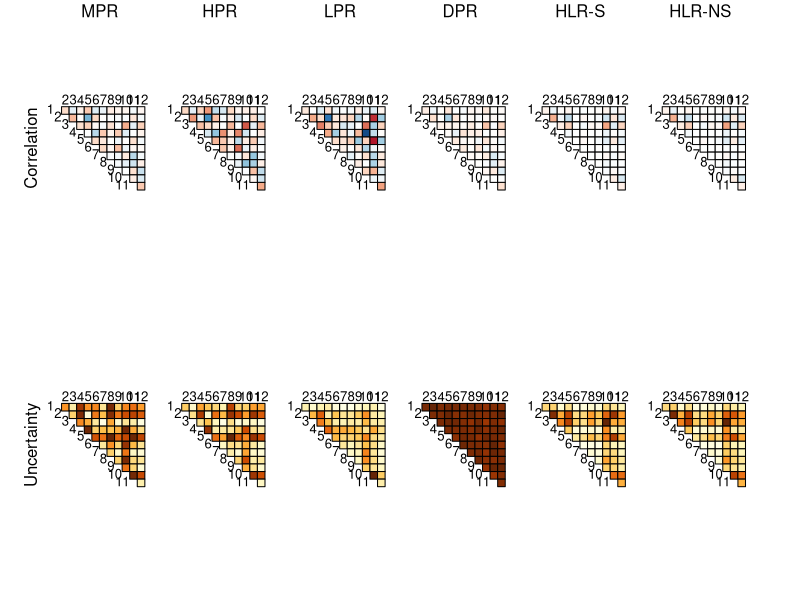

Source code (R):
###########################
###### Load Packages ######
###########################

library(corrplot)
library(openxlsx)
library(ggplot2)
library(RColorBrewer)

###########################
###### Read in csvs #######
###########################

# Pollock mean/lower/upper/uncertainty

Pollock_Rho_Mean <- read.csv("Rho_mean_Eucalypt_Pollock.csv")
rownames(Pollock_Rho_Mean) <- Pollock_Rho_Mean[,1]
Pollock_Rho_Mean <- Pollock_Rho_Mean[,-1]
Pollock_Rho_Mean <- as.matrix(Pollock_Rho_Mean)
colnames(Pollock_Rho_Mean) <- rownames(Pollock_Rho_Mean) <- 1:ncol(Pollock_Rho_Mean)

Pollock_Rho_Lower <- read.csv("Rho_lower_Eucalypt_Pollock.csv")
rownames(Pollock_Rho_Lower) <- Pollock_Rho_Lower[,1]
Pollock_Rho_Lower <- Pollock_Rho_Lower[,-1]
Pollock_Rho_Lower <- as.matrix(Pollock_Rho_Lower)
colnames(Pollock_Rho_Lower) <- rownames(Pollock_Rho_Lower) <- 1:ncol(Pollock_Rho_Lower)

Pollock_Rho_Upper <- read.csv("Rho_upper_Eucalypt_Pollock.csv")
rownames(Pollock_Rho_Upper) <- Pollock_Rho_Upper[,1]
Pollock_Rho_Upper <- Pollock_Rho_Upper[,-1]
Pollock_Rho_Upper <- as.matrix(Pollock_Rho_Upper)
colnames(Pollock_Rho_Upper) <- rownames(Pollock_Rho_Upper) <- 1:ncol(Pollock_Rho_Upper)

Uncertainty_Pollock <- Pollock_Rho_Upper - Pollock_Rho_Lower
colnames(Uncertainty_Pollock) <- rownames(Uncertainty_Pollock) <- 1:ncol(Uncertainty_Pollock)
Uncertainty_Pollock <- as.matrix(Uncertainty_Pollock)

# BayesComm mean/lower/upper/uncertainty

BayesComm_Rho_Mean <- read.csv("Rho_mean_Eucalypt_BayesComm.csv")
rownames(BayesComm_Rho_Mean) <- BayesComm_Rho_Mean[,1]
BayesComm_Rho_Mean <- BayesComm_Rho_Mean[,-1]
BayesComm_Rho_Mean <- as.matrix(BayesComm_Rho_Mean)
colnames(BayesComm_Rho_Mean) <- rownames(BayesComm_Rho_Mean) <- 1:ncol(BayesComm_Rho_Mean)

BayesComm_Rho_Lower <- read.csv("Rho_lower_Eucalypt_BayesComm.csv")
rownames(BayesComm_Rho_Lower) <- BayesComm_Rho_Lower[,1]
BayesComm_Rho_Lower <- BayesComm_Rho_Lower[,-1]
BayesComm_Rho_Lower <- as.matrix(BayesComm_Rho_Lower)
colnames(BayesComm_Rho_Lower) <- rownames(BayesComm_Rho_Lower) <- 1:ncol(BayesComm_Rho_Lower)

BayesComm_Rho_upper <- read.csv("Rho_upper_Eucalypt_BayesComm.csv")
rownames(BayesComm_Rho_upper) <- BayesComm_Rho_upper[,1]
BayesComm_Rho_upper <- BayesComm_Rho_upper[,-1]
BayesComm_Rho_upper <- as.matrix(BayesComm_Rho_upper)
colnames(BayesComm_Rho_upper) <- rownames(BayesComm_Rho_upper) <- 1:ncol(BayesComm_Rho_upper)

Uncertainty_BayesComm <- BayesComm_Rho_upper - BayesComm_Rho_Lower
colnames(Uncertainty_BayesComm) <- rownames(Uncertainty_BayesComm) <- 1:ncol(Uncertainty_BayesComm)
Uncertainty_BayesComm <- as.matrix(Uncertainty_BayesComm)

# Ovaskainen mean/lower/upper/uncertainty

Ovaskainen_Rho_Mean <- openxlsx::read.xlsx("R1_Eucalypt_Ovaskainen.xlsx",
                                           sheet = 1,
                                           colNames = TRUE)
rownames(Ovaskainen_Rho_Mean) <- Ovaskainen_Rho_Mean[,1]
Ovaskainen_Rho_Mean <- Ovaskainen_Rho_Mean[,-1]
Ovaskainen_Rho_Mean <- as.matrix(Ovaskainen_Rho_Mean)
colnames(Ovaskainen_Rho_Mean) <- rownames(Ovaskainen_Rho_Mean) <- 1:ncol(Ovaskainen_Rho_Mean)

Ovaskainen_Rho_Lower <- openxlsx::read.xlsx("R1_Eucalypt_Ovaskainen.xlsx",
                                            sheet = 5,
                                            colNames = TRUE)
rownames(Ovaskainen_Rho_Lower) <- Ovaskainen_Rho_Lower[,1]
Ovaskainen_Rho_Lower <- Ovaskainen_Rho_Lower[,-1]
Ovaskainen_Rho_Lower <- as.matrix(Ovaskainen_Rho_Lower)
colnames(Ovaskainen_Rho_Lower) <- rownames(Ovaskainen_Rho_Lower) <- 1:ncol(Ovaskainen_Rho_Lower)

Ovaskainen_Rho_Upper <- openxlsx::read.xlsx("R1_Eucalypt_Ovaskainen.xlsx",
                                            sheet = 6,
                                            colNames = TRUE)
rownames(Ovaskainen_Rho_Upper) <- Ovaskainen_Rho_Upper[,1]
Ovaskainen_Rho_Upper <- Ovaskainen_Rho_Upper[,-1]
Ovaskainen_Rho_Upper <- as.matrix(Ovaskainen_Rho_Upper)
colnames(Ovaskainen_Rho_Upper) <- rownames(Ovaskainen_Rho_Upper) <- 1:ncol(Ovaskainen_Rho_Upper)

Uncertainty_Ovaskainen <- Ovaskainen_Rho_Upper - Ovaskainen_Rho_Lower
colnames(Uncertainty_Ovaskainen) <- rownames(Uncertainty_Ovaskainen) <- 1:ncol(Uncertainty_Ovaskainen)
Uncertainty_Ovaskainen <- as.matrix(Uncertainty_Ovaskainen)

# Ovaskainen mean/lower/upper/uncertainty

OvaskainenNS_Rho_Mean <- openxlsx::read.xlsx("R1_Eucalypt_OvaskainenNS.xlsx",
                                             sheet = 1,
                                             colNames = TRUE)
rownames(OvaskainenNS_Rho_Mean) <- OvaskainenNS_Rho_Mean[,1]
OvaskainenNS_Rho_Mean <- OvaskainenNS_Rho_Mean[,-1]
OvaskainenNS_Rho_Mean <- as.matrix(OvaskainenNS_Rho_Mean)
colnames(OvaskainenNS_Rho_Mean) <- rownames(OvaskainenNS_Rho_Mean) <- 1:ncol(OvaskainenNS_Rho_Mean)

OvaskainenNS_Rho_Lower <- openxlsx::read.xlsx("R1_Eucalypt_OvaskainenNS.xlsx",
                                              sheet = 5,
                                              colNames = TRUE)
rownames(OvaskainenNS_Rho_Lower) <- OvaskainenNS_Rho_Lower[,1]
OvaskainenNS_Rho_Lower <- OvaskainenNS_Rho_Lower[,-1]
OvaskainenNS_Rho_Lower <- as.matrix(OvaskainenNS_Rho_Lower)
colnames(OvaskainenNS_Rho_Lower) <- rownames(OvaskainenNS_Rho_Lower) <- 1:ncol(OvaskainenNS_Rho_Lower)

OvaskainenNS_Rho_Upper <- openxlsx::read.xlsx("R1_Eucalypt_OvaskainenNS.xlsx",
                                              sheet = 6,
                                              colNames = TRUE)
rownames(OvaskainenNS_Rho_Upper) <- OvaskainenNS_Rho_Upper[,1]
OvaskainenNS_Rho_Upper <- OvaskainenNS_Rho_Upper[,-1]
OvaskainenNS_Rho_Upper <- as.matrix(OvaskainenNS_Rho_Upper)
colnames(OvaskainenNS_Rho_Upper) <- rownames(OvaskainenNS_Rho_Upper) <- 1:ncol(OvaskainenNS_Rho_Upper)

Uncertainty_OvaskainenNS <- OvaskainenNS_Rho_Upper - OvaskainenNS_Rho_Lower
colnames(Uncertainty_OvaskainenNS) <- rownames(Uncertainty_OvaskainenNS) <- 1:ncol(Uncertainty_OvaskainenNS)
Uncertainty_OvaskainenNS <- as.matrix(Uncertainty_OvaskainenNS)

# Clark mean/lower/upper/uncertainty

Clark_Rho_Mean <- read.csv("Rho_mean_Eucalypts_Clark.csv")
rownames(Clark_Rho_Mean) <- Clark_Rho_Mean[,1]
Clark_Rho_Mean <- Clark_Rho_Mean[,-1]
Clark_Rho_Mean <- as.matrix(Clark_Rho_Mean)
colnames(Clark_Rho_Mean) <- rownames(Clark_Rho_Mean) <- 1:ncol(Clark_Rho_Mean)

Clark_Rho_Lower <- read.csv("Rho_lower_Eucalypts_Clark.csv")
rownames(Clark_Rho_Lower) <- Clark_Rho_Lower[,1]
Clark_Rho_Lower <- Clark_Rho_Lower[,-1]
Clark_Rho_Lower <- as.matrix(Clark_Rho_Lower)
colnames(Clark_Rho_Lower) <- rownames(Clark_Rho_Lower) <- 1:ncol(Clark_Rho_Lower)

Clark_Rho_upper <- read.csv("Rho_upper_Eucalypts_Clark.csv")
rownames(Clark_Rho_upper) <- Clark_Rho_upper[,1]
Clark_Rho_upper <- Clark_Rho_upper[,-1]
Clark_Rho_upper <- as.matrix(Clark_Rho_upper)
colnames(Clark_Rho_upper) <- rownames(Clark_Rho_upper) <- 1:ncol(Clark_Rho_upper)

Uncertainty_Clark <- Clark_Rho_upper - Clark_Rho_Lower
colnames(Uncertainty_Clark) <- rownames(Uncertainty_Clark) <- 1:ncol(Uncertainty_Clark)
Uncertainty_Clark <- as.matrix(Uncertainty_Clark)

# boral mean/lower/upper/uncertainty

boral_Rho_Mean <- read.csv("Rho_mean_Eucalypt_boral.csv")
rownames(boral_Rho_Mean) <- boral_Rho_Mean[,1]
boral_Rho_Mean <- boral_Rho_Mean[,-1]
boral_Rho_Mean <- as.matrix(boral_Rho_Mean)
colnames(boral_Rho_Mean) <- rownames(boral_Rho_Mean) <- 1:ncol(boral_Rho_Mean)

boral_Rho_Lower <- read.csv("Rho_lower_Eucalypt_boral.csv")
rownames(boral_Rho_Lower) <- boral_Rho_Lower[,1]
boral_Rho_Lower <- boral_Rho_Lower[,-1]
boral_Rho_Lower <- as.matrix(boral_Rho_Lower)
colnames(boral_Rho_Lower) <- rownames(boral_Rho_Lower) <- 1:ncol(boral_Rho_Lower)

boral_Rho_upper <- read.csv("Rho_upper_Eucalypt_boral.csv")
rownames(boral_Rho_upper) <- boral_Rho_upper[,1]
boral_Rho_upper <- boral_Rho_upper[,-1]
boral_Rho_upper <- as.matrix(boral_Rho_upper)
colnames(boral_Rho_upper) <- rownames(boral_Rho_upper) <- 1:ncol(boral_Rho_upper)

Uncertainty_boral <- boral_Rho_upper - boral_Rho_Lower
colnames(Uncertainty_boral) <- rownames(Uncertainty_boral) <- 1:ncol(Uncertainty_boral)
Uncertainty_boral <- as.matrix(Uncertainty_boral)

###########################
#### Correlation plots ####
###########################

#png(filename = "Correlation Plot Frogs.png", units = "in", width = 12, height = 7, res = 72)

pdf(file = "Correlation Plot Eucalypts.pdf", width = 14, height = 5.5)
par(mfrow = c(2,6), mar = c(4,2,4,2), oma = c(0.5,3,0,3))

corrplot(BayesComm_Rho_Mean,                       # BayesComm correlation
         type = "upper",
         method = "color",
         tl.col = "black",
         tl.srt = 0,
         tl.cex = 1.2,
         tl.offset = 0.6,
         diag = F,
         outline = T,
         cl.cex = 1,
         cl.align.text = "l",
         cl.pos = "n")
mtext("MPR", side = 3, line = 2.5)
mtext("Correlation", side = 2, outer = F, line = 2)

corrplot(Pollock_Rho_Mean,                          # Pollock correlation
         type = "upper",
         method = "color",
         tl.col = "black",
         tl.srt = 0,
         tl.cex = 1.2,
         tl.offset = 0.6,
         diag = F,
         outline = T,
         cl.cex = 1,
         cl.align.text = "l",
         cl.pos = "n")
mtext("HPR", side = 3, line = 2.5)

corrplot(boral_Rho_Mean,                          # boral correlation
         type = "upper",
         method = "color",
         tl.col = "black",
         tl.srt = 0,
         tl.cex = 1.2,
         tl.offset = 0.6,
         diag = F,
         outline = T,
         cl.cex = 1,
         cl.align.text = "l",
         cl.pos = "n")
mtext("LPR", side = 3, line = 2.5)

corrplot(Clark_Rho_Mean,                          # Clark correlation
         type = "upper",
         method = "color",
         tl.col = "black",
         tl.srt = 0,
         tl.cex = 1.2,
         tl.offset = 0.6,
         diag = F,
         outline = T,
         cl.cex = 1,
         cl.align.text = "l",
         cl.pos = "n")
mtext("DPR", side = 3, line = 2.5)

corrplot(Ovaskainen_Rho_Mean,                       # Ovaskainen correlation
         type = "upper",
         method = "color",
         tl.col = "black",
         tl.srt = 0,
         tl.cex = 1.2,
         tl.offset = 0.6,
         diag = F,
         outline = T,
         cl.cex = 1,
         cl.align.text = "l",
         cl.pos = "n")
mtext("HLR-S", side = 3, line = 2.5)

corrplot(OvaskainenNS_Rho_Mean,                     # OvaskainenNS correlation
         type = "upper",
         method = "color",
         tl.col = "black",
         tl.srt = 0,
         tl.cex = 1.2,
         tl.offset = 0.6,
         diag = F,
         outline = T,
         cl.cex = 1,
         cl.align.text = "l",
         cl.pos = "n")
mtext("HLR-NS", side = 3, line = 2.5)

# Uncertainty plots

corrplot(Uncertainty_BayesComm,                     # BayesComm uncertainty
         is.corr = F,
         type = "upper",
         method = "color",
         tl.col = "black",
         tl.srt = 0,
         tl.cex = 1.2,
         tl.offset = 0.6,
         diag = F,
         cl.lim = c(0,1.5),
         outline = T,
         cl.cex = 1,
         cl.align.text = "l",
         cl.pos = "n")
mtext("Uncertainty", side = 2, outer = F, line = 2)

corrplot(Uncertainty_Pollock,                       # Pollock uncertainty
         is.corr = F,
         type = "upper",
         method = "color",
         tl.col = "black",
         tl.srt = 0,
         tl.cex = 1.2,
         tl.offset = 0.6,
         diag = F,
         cl.lim = c(0,1.5),
         outline = T,
         cl.cex = 1,
         cl.align.text = "l",
         cl.pos = "n")

corrplot(Uncertainty_boral,                       # boral uncertainty
         is.corr = F,
         type = "upper",
         method = "color",
         tl.col = "black",
         tl.srt = 0,
         tl.cex = 1.2,
         tl.offset = 0.6,
         diag = F,
         cl.lim = c(0,2),
         outline = T,
         cl.cex = 1,
         cl.align.text = "l",
         cl.pos = "n")

corrplot(Uncertainty_Clark,                       # Clark uncertainty
         is.corr = F,
         type = "upper",
         method = "color",
         tl.col = "black",
         tl.srt = 0,
         tl.cex = 1.2,
         tl.offset = 0.6,
         diag = F,
         cl.lim = c(0,1.5),
         outline = T,
         cl.cex = 1,
         cl.align.text = "l",
         cl.pos = "n")

corrplot(Uncertainty_Ovaskainen,                    # Ovaskainen uncertainty
         is.corr = F,
         type = "upper",
         method = "color",
         tl.col = "black",
         tl.srt = 0,
         tl.cex = 1.2,
         tl.offset = 0.6,
         diag = F,
         cl.lim = c(0,1.5),
         outline = T,
         cl.cex = 1,
         cl.align.text = "l",
         cl.pos = "n")

corrplot(Uncertainty_OvaskainenNS,                  # OvaskainenNS uncertainty
         is.corr = F,
         type = "upper",
         method = "color",
         tl.col = "black",
         tl.srt = 0,
         tl.cex = 1.2,
         tl.offset = 0.6,
         diag = F,
         cl.lim = c(0,1.5),
         outline = T,
         cl.cex = 1,
         cl.align.text = "l",
         cl.pos = "n")

dev.off()
